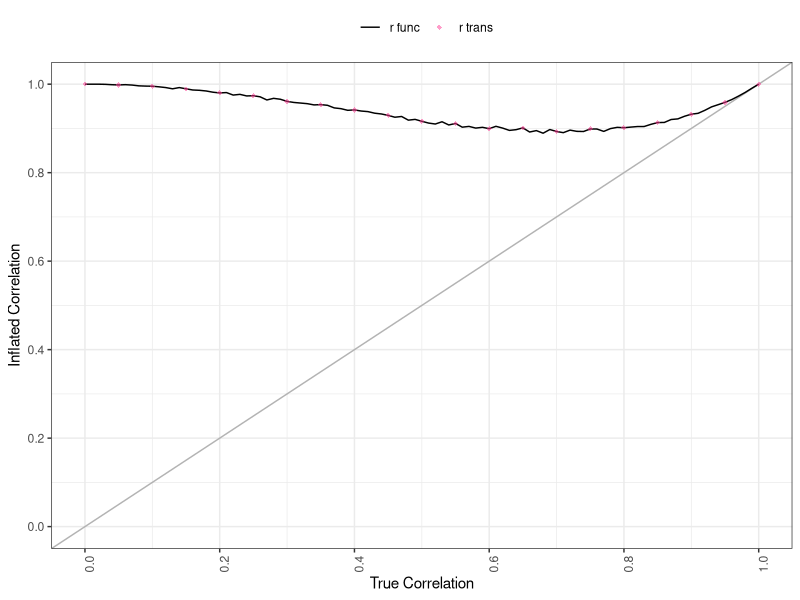

The R source for this figure: (Note: this script raises an error after producing the figure.)
### This script runs equation to compare to simulation results
###
### Ellyn Butler
### October 11, 2019 - June 11, 2020

set.seed(20)

# Load packages
library('ggplot2')
library('caret')
library('gridExtra')
library('MASS')

################################################
# A: Age vector
# B: Dataframe of brain features
# Gamma: Estimated slope parameter from model regressing Age out of Brain Age Gap in training data
fakecorr <- function(A, B, G, predmod) {
  A_hat <- predict(predmod, B)
  G_star <- G*sqrt(var(A)/var(A_hat))
  (1 + (1/(cor(A, A_hat) + G_star)^2)*(1 - cor(A_hat, A)^2))^(-.5)
}

fakecorr_okaymid <- function(A, B, G, predmod) {
  A_hat <- predict(predmod, B)
  G_star <- G*sqrt(var(A)/var(A_hat))
  numer <- G_star + cor(A, A_hat)
  denom <- sqrt(1 + G_star^2 + 2*G*(cov(A, A_hat)/var(A_hat)))
  numer/denom
}

fakecorr_Q <- function(A, B, G, predmod) {
  A_hat <- predict(predmod, B)
  (1 + 1/(cor(A, A_hat) + G*sqrt(var(A)/var(A_hat)))^2*(1-cor(A, A_hat))^2)^(-.5)
}

fakecorr_inter <- function(A, B, Gamma, predmod) {
  fB <- predict(predmod, B)
  numer <- Gamma*var(A)+cov(A, fB)
  denom <- sqrt(var(A)*(var(fB)+Gamma^2*var(A)+2*Gamma*cov(A, fB)))
  numer/denom
}


corr_df <- data.frame(matrix(NA, nrow=101, ncol=3))
names(corr_df) <- c("CorrBrainAge", "CorrBadPredAgeAge", "CorrBadPredAgeAge_Function")
corr_df$CorrBrainAge <- seq(0, 1, .01)
sdA = 1
sdB = 1
k=1
for (r in corr_df$CorrBrainAge) {
  covar = r*sdA*sdB
  Sigma = matrix(ncol=2,nrow=2,c(sdA^2,covar,covar,sdB^2))
  temp = eigen(Sigma)
  SqrtSigma = temp$vectors%*%diag(sqrt(temp$values))%*%t(temp$vectors)

  # Create training data
  df_train <- data.frame(Age=rep(NA, 10000), Brain=rep(NA, 10000))
  for (i in 1:10000) {
    # Age
    XYvec = SqrtSigma%*%rnorm(2)
    df_train$Brain[i] = XYvec[1] #######
    df_train$Age[i] = XYvec[2] #######
  }

  # Create testing data
  df_test <- data.frame(Age=rep(NA, 10000), Brain=rep(NA, 10000))
  for (i in 1:10000) {
    # Age
    XYvec = c(2,10) + SqrtSigma%*%rnorm(2)
    df_test$Brain[i] = XYvec[1] #######
    df_test$Age[i] = XYvec[2] #######
  }

  # Get parameters from models built on training data
  mod_predictAge <- lm(Age ~ Brain, df_train)
  df_train$predAge <- predict(mod_predictAge, df_train)
  df_train$delta <- df_train$Age - df_train$predAge
  mod_regressAgeOutOfDeltas <- lm(delta ~ Age, df_train)

  # Apply transformations to test data
  df_test$predAge <- predict(mod_predictAge, df_test)
  df_test$delta <- df_test$Age - df_test$predAge
  df_test$inter <- predict(mod_regressAgeOutOfDeltas, df_test)
  df_test$BAGindofAge <- df_test$delta - df_test$inter    #resid(mod_regressAgeOutOfDeltas, df_test)
  df_test$BAGRegressAgeMinusAge <- df_test$Age - df_test$BAGindofAge

  numr <- k - 1
  if (numr%%5 == 0) {
    corr_df[k, "CorrBadPredAgeAge"] <- cor(df_test$Age, df_test$BAGRegressAgeMinusAge)
  }
  corr_df[k, "CorrBadPredAgeAge_Function"] <- fakecorr(df_test$Age, df_test[,c("Brain"), drop=FALSE], mod_regressAgeOutOfDeltas$coefficients[[2]], mod_predictAge)
  #corr_df[k, "CorrBadPredAgeAge_Function"] <- cor(df_test$Age, df_test$Age - df_test$BAGindofAge)
  k = k + 1
}

cols <- c("r func"="black", "r trans"="violetred1")
corr_plot <- ggplot(corr_df, aes(x=CorrBrainAge, y=CorrBadPredAgeAge)) +
  geom_abline(aes(colour="identity line"), colour="grey70", intercept=0, slope=1) +
  geom_line(aes(y=CorrBadPredAgeAge_Function, colour="r func")) +
  geom_point(aes(colour="r trans"), shape=18, alpha=.5, size=1.5) + theme_bw() +
  xlab("True Correlation") + ylab("Inflated Correlation") +
  scale_colour_manual(name="",values=cols) +
  scale_y_continuous(limits=c(0, 1), breaks=seq(0, 1, .2)) +
  scale_x_continuous(limits=c(0, 1), breaks=seq(0, 1, .2)) +
  theme(axis.text.x = element_text(angle = 90), legend.position="top")


write.csv(corr_df, "~/Documents/brainAgeGapMistake/data/corr_oneBrain.csv", row.names=FALSE)


pdf(file="~/Documents/brainAgeGapMistake/plots/functionAndSimulation_two.pdf", width=2.5, height=3)
corr_plot
dev.off()
